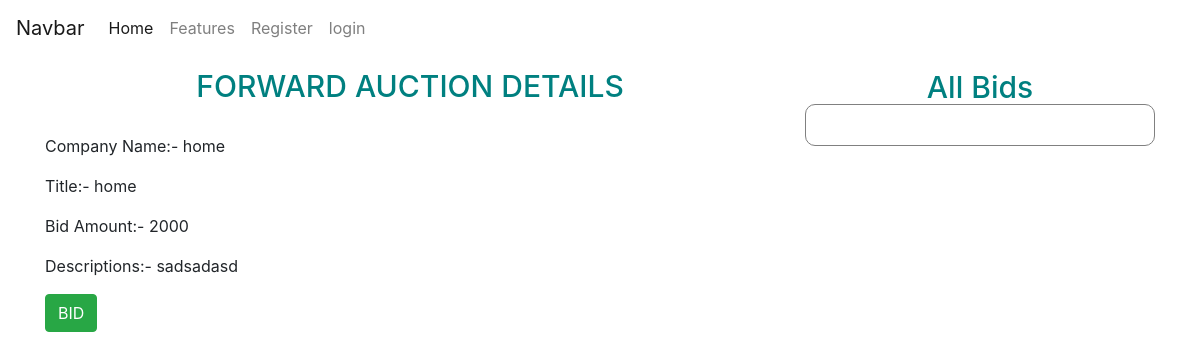
/details/955c1235-8da8-47c6-9c27-2c4895b69995, run on the app's committed database.
### bid/models.py (models this page shows)
class CreateBid(models.Model):
   id= models.UUIDField(primary_key=True, default=uuid.uuid4, editable=False)
   name=models.CharField(max_length=100)
   base_price= models.IntegerField()
   bid_date= models.DateField(auto_now_add=True)
   bid_desc= models.TextField()
   created_by=models.ForeignKey(User, on_delete=models.CASCADE)
   win_by= models.CharField(max_length=10, blank=True)
   bid_type= models.CharField(max_length=20, default="e_type")

### bid/views.py (the view)
# urls.py: path('details/<id>', bidViews.auctionDetail, name="auctionDetails"),
def auctionDetail(request, id):
   try:
      getAuctionDetails= CreateBid.objects.get(id=id)
      all_bids= CreatedUserBid.objects.filter(product_id=id)
      data={
         'product_details':getAuctionDetails,
         'all_bids':all_bids,
      }
      return render(request, 'AuctionDetails.html', {'data':data})
   except:
      return render(request, 'AuctionDetails.html')

### templates/AuctionDetails.html (shortened to what this page needs)
{% extends 'base.html' %}
{% block main %}
<div class="container mt-5">
   <div class="row">
      <div class="col-md-8">
         <div class="heading">
            <h3>FORWARD AUCTION DETAILS</h3>
            <p>Company Name:- {{data.product_details.name}} </p>
            <p>Title:- {{data.product_details.name}}</p>
            <p>Bid Amount:- {{data.product_details.base_price}}</p>
            <p>Descriptions:- {{data.product_details.bid_desc}}</p>
            <a type="button" class="btn btn-success" href="/{{data.product_details.id}}/bid">BID</a>
         </div>
      </div>
      <div class="col-md-4">
         <div class="all_bid" >
            <div class="heading" style="border: 1px solid gray; border-radius: 10px; padding: 0px 10px 10px 10px;">
               <h3>All Bids</h3>
            </div>
         </div>
      </div>
   </div>
   {% endblock %}

### static/css/login.css (style rules this page uses)
h3 { text-align: center; margin-bottom: 30px; font-size: 30px; color: #008080; margin-top: -36px; background: none; }
.btn { margin: 0 auto; margin-bottom: 10px; }

### data on the page
CreateBid: product_details.name "home", product_details.base_price "2000", product_details.bid_desc "sadsadasd"
